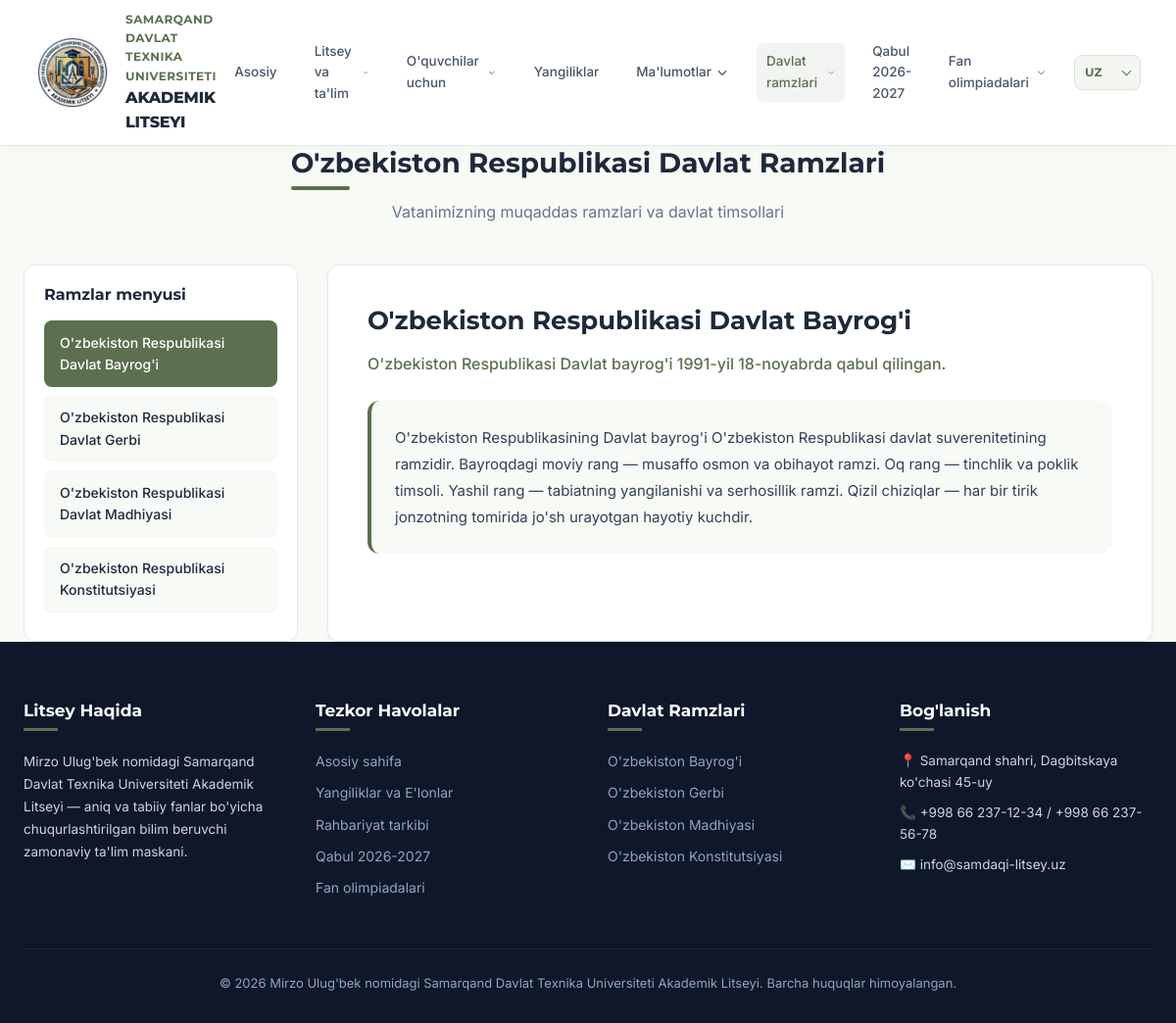
The page /davlat-ramzlari/ on the database its author committed.
### main/models.py (models this page shows, shortened)
class StateSymbol(models.Model):
    SYMBOL_TYPES = [
        ('flag', 'O\'zbekiston Respublikasi Bayrog\'i'),
        ('emblem', 'O\'zbekiston Respublikasi Gerbi'),
        ('anthem', 'O\'zbekiston Respublikasi Madhiyasi'),
        ('constitution', 'O\'zbekiston Respublikasi Konstitutsiyasi'),
    ]
    symbol_type = models.CharField(max_length=20, choices=SYMBOL_TYPES, unique=True, verbose_name="Ramz turi")
    title = models.CharField(max_length=255, verbose_name="Sarlavha (O'zbekcha)")
    title_ru = models.CharField(max_length=255, default="", verbose_name="Sarlavha (Ruscha)")
    title_en = models.CharField(max_length=255, default="", verbose_name="Sarlavha (Inglizcha)")
    description = models.TextField(verbose_name="Qisqacha ta'rif (O'zbekcha)")
    description_ru = models.TextField(default="", verbose_name="Qisqacha ta'rif (Ruscha)")
    description_en = models.TextField(default="", verbose_name="Qisqacha ta'rif (Inglizcha)")
    content = models.TextField(verbose_name="Batafsil matn / Qonun/Madhiya matni (O'zbekcha)")
    content_ru = models.TextField(default="", verbose_name="Batafsil matn (Ruscha)")
    content_en = models.TextField(default="", verbose_name="Batafsil matn (Inglizcha)")
    image = models.ImageField(upload_to='symbols/', blank=True, null=True, verbose_name="Tasvir")
    class Meta:
        verbose_name = "Davlat ramzi"
        verbose_name_plural = "Davlat ramzlari"

### main/views.py (the view)
# urls.py: path('davlat-ramzlari/', views.state_symbols_view, name='state_symbols'),
def state_symbols_view(request, symbol_type=None):
    symbols = StateSymbol.objects.all()
    selected_symbol = None
    if symbol_type:
        selected_symbol = StateSymbol.objects.filter(symbol_type=symbol_type).first()
    if not selected_symbol and symbols.exists():
        selected_symbol = symbols.first()
    context = {
        'symbols': symbols,
        'selected_symbol': selected_symbol,
    }
    return render(request, 'state_symbols.html', context)

### main/templatetags/language_tags.py (called while the page is built)
@register.simple_tag(takes_context=True)
def localized(context, instance, field_name):
    language_code = context['request'].LANGUAGE_CODE
    if language_code in {'ru', 'en'}:
        translated_value = getattr(instance, f'{field_name}_{language_code}', '')
        if translated_value:
            return translated_value
    return getattr(instance, field_name, '')

@register.simple_tag(takes_context=True)
def ui(context, text):
    language_code = context['request'].LANGUAGE_CODE
    return UI_TRANSLATIONS.get(text, {}).get(language_code, text)

### templates/state_symbols.html (shortened to what this page needs)
{% extends 'base.html' %}
{% load static %}
{% load language_tags %}
{% block content %}
<div class="container section-padding">
  <div style="margin-bottom: 40px; text-align: center;">
    <h1 class="section-title" style="display: inline-block;">{% ui "O'zbekiston Respublikasi Davlat Ramzlari" %}</h1>
    <p style="color: var(--text-muted); margin-top: 10px;">Vatanimizning muqaddas ramzlari va davlat timsollari</p>
  </div>
  <div style="display: grid; grid-template-columns: 280px 1fr; gap: 30px;">
    <div style="background: #ffffff; padding: 20px; border-radius: var(--radius); border: 1px solid var(--border-color); height: fit-content;">
      <h3 style="font-size: 16px; margin-bottom: 16px; color: var(--secondary-color);">{% ui 'Ramzlar menyusi' %}</h3>
      <ul style="list-style: none;">
        {% for symbol in symbols %}
          <li style="margin-bottom: 8px;">
            <a href="{% url 'state_symbols_detail' symbol_type=symbol.symbol_type %}"
               style="display: block; padding: 12px 16px; border-radius: 8px; font-weight: 500; font-size: 14px; {% if selected_symbol and selected_symbol.symbol_type == symbol.symbol_type %}background: var(--primary-color); color: #ffffff;{% else %}background: var(--bg-light); color: var(--text-dark);{% endif %}">
              {% localized symbol 'title' %}
            </a>
          </li>
        {% empty %}
          <li><a href="#" style="font-size: 14px; color: var(--text-muted);">Davlat ramzlari ro'yxati</a></li>
        {% endfor %}
      </ul>
    </div>
    <div style="background: #ffffff; padding: 40px; border-radius: var(--radius); border: 1px solid var(--border-color); box-shadow: var(--shadow-sm);">
      {% if selected_symbol %}
        <h2 style="font-size: 26px; color: var(--secondary-color); margin-bottom: 16px;">{% localized selected_symbol 'title' %}</h2>
        <p style="font-size: 16px; font-weight: 500; color: var(--primary-color); margin-bottom: 24px;">{% localized selected_symbol 'description' %}</p>
        <div style="font-size: 15px; line-height: 1.8; color: #334155; background: var(--bg-light); padding: 24px; border-radius: 12px; border-left: 4px solid var(--primary-color);">
          {% localized selected_symbol 'content' as localized_content %}
          {{ localized_content|linebreaks }}
        </div>
      {% else %}
        <p style="color: var(--text-muted);">{% ui "Ma'lumot topilmadi." %}</p>
      {% endif %}
    </div>
  </div>
</div>
{% endblock %}

### static/css/style.css (style rules this page uses)
:root { --primary-color: #5c6f4e; --primary-hover: #48593c; --secondary-color: #1e293b; --accent-gold: #d97706; --bg-light: #f8faf6; --card-bg: #ffffff; --text-dark: #1e293b; --text-muted: #64748b; --border-color: #e2e8f0; --shadow-sm: 0 2px 4px rgba(0,0,0,0.04); --shadow-md: 0 4px 12px rgba(0,0,0,0.08); --shadow-lg: 0 12px 28px rgba(0,0,0,0.12); --radius: 12px; --transition: all 0.3s cubic-bezier(0.4, 0, 0.2, 1); }
* { margin: 0; padding: 0; box-sizing: border-box; }
body { font-family: 'Inter', sans-serif; color: var(--text-dark); background-color: var(--bg-light); line-height: 1.6; }
h1, h2, h3, h4, h5, h6 { font-family: 'Montserrat', sans-serif; font-weight: 700; line-height: 1.25; }
a { color: inherit; text-decoration: none; transition: var(--transition); }
.section-padding { padding: 70px 0; }
.container { max-width: 1300px; margin: 0 auto; padding: 0 24px; }
.section-title { font-size: 28px; color: var(--secondary-color); position: relative; padding-bottom: 10px; }
.section-title::after { content: ''; position: absolute; bottom: 0; left: 0; width: 60px; height: 4px; background: var(--primary-color); border-radius: 2px; }

### rows shown on the page
StateSymbol: title "O'zbekiston Respublikasi Davlat Bayrog'i", description "O'zbekiston Respublikasi Davlat bayrog'i 1991-yil 18-noyabrda qabul qilingan.", content "O'zbekiston Respublikasining Davlat bayrog'i O'zbekiston Respublikasi davlat suverenitetining ramzidir. Bayroqdagi moviy rang — musaffo osmon va obihayot ramzi. Oq rang — tinchlik va poklik timsoli. Yashil rang — tabiatning yangilanishi va serhosillik ramzi. Qizil chiziqlar — har bir tirik jonzotning tomirida jo'sh urayotgan hayotiy kuchdir."
StateSymbol: title "O'zbekiston Respublikasi Davlat Gerbi"
StateSymbol: title "O'zbekiston Respublikasi Davlat Madhiyasi"
StateSymbol: title "O'zbekiston Respublikasi Konstitutsiyasi"
